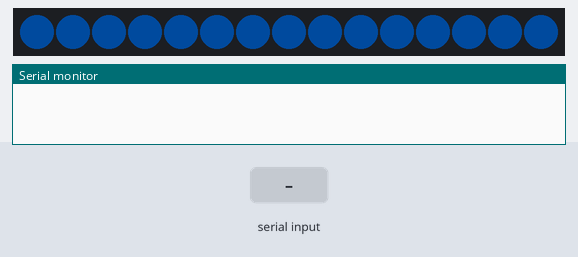
Simulated run of this sketch. Board: Arduino Leonardo, built with avr-gcc and run on an emulated ATmega32U4. Parts: 15 RGB LEDs in strip order, left to right, the last lines printed to the serial monitor. The inputs (shaded band) are chosen by the test bench. Dim RGB values are drawn brighter than linear.

Above: at 1.2 s.
1.3 s: "fadein\n" received over Serial
3.7 s: "fadeout\n" received over Serial
At 5.0 s:
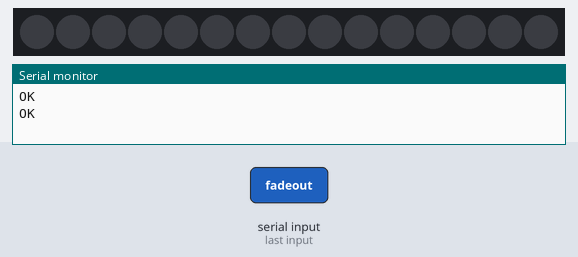
Timing chart, 0 to 6.7 s (numbered marks = the images above; inputs shaded):
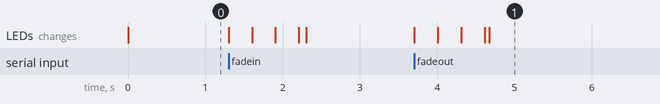

The sketch:

LedStrip-Arduino.ino
```cpp
#define REDUCED_MODES // sketch too big for Arduino Leonardo flash, so invoke reduced modes
#include <WS2812FX.h>
#include <ArduinoJson.h>

#define LED_COUNT 15
#define LED_PIN 7
#define MAX_NUM_CHARS 15 // maximum number of characters read from the Serial Monitor

// Parameter 1 = number of pixels in strip
// Parameter 2 = Arduino pin number (most are valid)
// Parameter 3 = pixel type flags, add together as needed:
//   NEO_KHZ800  800 KHz bitstream (most NeoPixel products w/WS2812 LEDs)
//   NEO_KHZ400  400 KHz (classic 'v1' (not v2) FLORA pixels, WS2811 drivers)
//   NEO_GRB     Pixels are wired for GRB bitstream (most NeoPixel products)
//   NEO_RGB     Pixels are wired for RGB bitstream (v1 FLORA pixels, not v2)
//   NEO_RGBW    Pixels are wired for RGBW bitstream (NeoPixel RGBW products)
WS2812FX ws2812fx = WS2812FX(LED_COUNT, LED_PIN, NEO_GRB + NEO_KHZ400);

void(* reboot) (void) = 0;

struct State {
  uint32_t Color;
  uint8_t Brightness;
  uint8_t Mode;
  uint16_t Speed;

  bool Sparking;
  unsigned long SparkStart;
  unsigned long SparkDuration;

  int8_t Fading;
  uint8_t OriginalBrightness;
};

State currentState;
State previousState;

State getCurrentState() {
  return State {
    ws2812fx.getColor(),
    ws2812fx.getBrightness(),
    ws2812fx.getMode(),
    ws2812fx.getSpeed(),
    currentState.Sparking,
    currentState.SparkStart,
    currentState.SparkDuration,
    currentState.Fading,
    currentState.OriginalBrightness,
  };
}

void printState(State s) {
  StaticJsonDocument<200> doc;
  doc["color"] = s.Color;
  doc["brightness"] = s.Brightness;
  doc["mode"] = s.Mode;
  doc["speed"] = s.Speed;

  doc["sparking"] = s.Sparking;
  doc["spark_start"] = s.SparkStart;
  doc["spark_duration"] = s.SparkDuration;

  doc["fading"] = s.Fading;
  doc["original_brightness"] = s.OriginalBrightness;

  serializeJson(doc, Serial);
  Serial.println();
}

void setState(State s) {
  ws2812fx.setColor(s.Color);
  ws2812fx.setBrightness(s.Brightness);
  ws2812fx.setMode(s.Mode);
  ws2812fx.setSpeed(s.Speed);
}

void fadeIn() {
  unsigned long leftTime = millis() - currentState.SparkStart;
  float percentage = (float)leftTime / currentState.SparkDuration;

  uint8_t val = 0;
  if (currentState.OriginalBrightness * percentage > currentState.OriginalBrightness) {
      val = currentState.OriginalBrightness;
  } else {
    val = currentState.OriginalBrightness * percentage;
  }

  if (val == currentState.OriginalBrightness) {
    currentState.Fading = false;
  }

  currentState.Brightness = val;
}

void fadeOut() {
  unsigned long leftTime = millis() - currentState.SparkStart;
  float percentage = 1.0 - ((float)leftTime / currentState.SparkDuration);

  uint8_t val = 0;
  if (currentState.OriginalBrightness * percentage < 0) {
      val = 0;
  } else {
    val = currentState.OriginalBrightness * percentage;
  }

  if (val == 0) {
    currentState.Fading = false;
  }

  currentState.Brightness = val;
}

char cmd[MAX_NUM_CHARS];    // char[] to store incoming serial commands
bool cmd_complete = false;  // whether the command string is complete

void setup() {
  Serial.begin(9600);

  currentState = State {
    0x007BFF,
    30,
    FX_MODE_STATIC,
    1000,
    false,
    0,
    1000
  };

  currentState.OriginalBrightness = currentState.Brightness;

  previousState = currentState;

  ws2812fx.init();
  setState(currentState);
  ws2812fx.start();
}


void loop() {
  ws2812fx.service();

  recvChar();

  if(cmd_complete) {
    process_command();
  }

  if (currentState.Sparking && (currentState.SparkStart + currentState.SparkDuration) <= millis()) {
    currentState = previousState;
    setState(previousState);
  }

  if (currentState.Fading != 0) {
    if (currentState.Fading == 1) {
      fadeIn();
    } else {
      fadeOut();
    }
    setState(currentState);
  }
}

/*
 * Checks received command and calls corresponding functions.
 */
void process_command() {
  bool hasFullAnswer = false;
  bool isoke = false;

  //#region Brightness
  if (strcmp(cmd, "b") == 0) {
    Serial.println(ws2812fx.getBrightness());

    isoke = true;
    hasFullAnswer = true;
  }

  if (strncmp(cmd, "b ", 2) == 0) {
    currentState.Brightness = (uint8_t)atoi(cmd + 2);
    currentState.OriginalBrightness = currentState.Brightness;
    isoke = true;
  }
  //#endregion

  //#region Fade
  if (strcmp(cmd, "fadein") == 0) {
    currentState.SparkStart = millis();
    currentState.Fading = 1;

    isoke = true;
  }

  if (strcmp(cmd, "fadeout") == 0) {
    currentState.SparkStart = millis();
    currentState.Fading = -1;

    isoke = true;
  }
  //#endregion

  //#region Speed
  if (strcmp(cmd, "s") == 0) {
    Serial.println(ws2812fx.getSpeed());

    isoke = true;
    hasFullAnswer = true;
  }

  if (strncmp(cmd,"s ",2) == 0) {
    currentState.Speed = (uint16_t)atoi(cmd + 2);
    isoke = true;
  }
  //#endregion

  //#region Duration
  if (strcmp(cmd, "d") == 0) {
    Serial.println(currentState.SparkDuration);

    isoke = true;
    hasFullAnswer = true;
  }

  if (strncmp(cmd,"d ",2) == 0) {
    currentState.SparkDuration = (uint16_t)atoi(cmd + 2);
    isoke = true;
  }
  //#endregion

  //#region Mode
  if (strcmp(cmd, "m") == 0) {
    Serial.println(ws2812fx.getMode());

    isoke = true;
    hasFullAnswer = true;
  }

  if (strncmp(cmd,"m ",2) == 0) {
    currentState.Mode = (uint8_t)atoi(cmd + 2);
    isoke = true;
  }
  //#endregion

  //#region Color
  if (strcmp(cmd, "c") == 0) {
    // meh, doesnt work otherwise for some reason
    char str[5];
    snprintf(str, 5, "0x%02X", ws2812fx.getColor() >> 16);
    Serial.print(str);
    char str2[5];
    snprintf(str2, 5, "%04X", ws2812fx.getColor());
    Serial.println(str2);

    isoke = true;
    hasFullAnswer = true;
  }

  if (strncmp(cmd, "c ", 2) == 0) {
    currentState.Color = (uint32_t)strtoul(cmd + 2, NULL, 16);
    isoke = true;
  }

  if (strncmp(cmd, "sp ", 3) == 0) {
    if (!previousState.Sparking) {
      previousState = currentState;
    }

    currentState = State {
      (uint32_t)strtoul(cmd + 3, NULL, 16),
      255,
      FX_MODE_STATIC,
      100,
      true,
      millis(),
      currentState.SparkDuration,

      false,
      previousState.Brightness,
    };

    isoke = true;
  }
  //#endregion

  if (strcmp(cmd, "r") == 0) {
    reboot();
  }

  if (strcmp(cmd, "state") == 0) {
    printState(currentState);
    hasFullAnswer = true;
  }

  if (strcmp(cmd, "dbg") == 0) {
    printState(previousState);
    printState(currentState);
    hasFullAnswer = true;
  }

  if (isoke) {
      setState(currentState);
  }

  if (!hasFullAnswer) {
    if (isoke) {
      Serial.println("OK");
    } else {
      Serial.println("NOT OK");
    }
  }

  cmd[0] = '\0';
  cmd_complete = false;
}


/*
 * Reads new input from serial to cmd string. Command is completed on \n
 */
void recvChar(void) {
  static byte index = 0;
  while (Serial.available() > 0 && cmd_complete == false) {
    char rc = Serial.read();
    if (rc != '\n') {
      if(index < MAX_NUM_CHARS) cmd[index++] = rc;
    } else {
      cmd[index] = '\0'; // terminate the string
      index = 0;
      cmd_complete = true;
    }
  }
}
```
